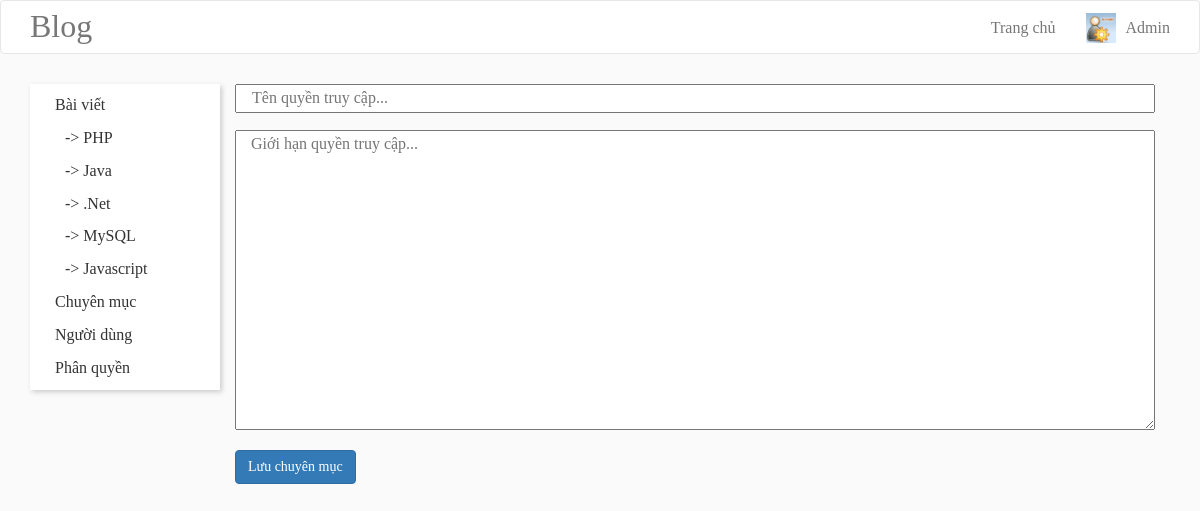
The page /admin/addlevel.php on the database its author committed.
### tables this page shows
CREATE TABLE `category` (
  `categoryID` int(11) NOT NULL,
  `categoryName` text,
  `categoryParent` int(11) DEFAULT NULL,
  `memberEditCategory` int(11) NOT NULL,
  `datetimeEditCategory` datetime NOT NULL
);

### models/query.php (called while the page is built, shortened)
<?php
	class Category
	{
		public function getCategory() {
			$sql = mysql_query(
				"SELECT *
				FROM category
				where categoryParent = 0") or die("Error query");
			if (mysql_num_rows($sql) > 0) {
				while ($row = mysql_fetch_array($sql)) {
					$arr[] = array(
						'categoryID'=>$row['categoryID'],
						'categoryName'=>$row['categoryName'],
						'categoryParent'=>$row['categoryParent'],
						'memberEditCategory'=>$row['memberEditCategory'],
						'datetimeEditCategory'=>$row['datetimeEditCategory']
						);
				}
			}
			else {
				echo $arr = "";
			}
			return $arr;
		}
	}

### admin/addlevel.php (the view, shortened to what this page needs)
<?php
	include "../models/query.php";
	$category = new SQL\Category();
	$listCategory = $category->getCategory();
?>
<!DOCTYPE html>
<html>
<head>
	<link rel="stylesheet" href="https://maxcdn.bootstrapcdn.com/bootstrap/3.3.6/css/bootstrap.min.css">
	<link rel="stylesheet" href="../css/font-awesome.min.css">
	<link rel="stylesheet" type="text/css" href="../css/stylewrite.css">
</head>
<body>
	<header>
		<nav id="navbar-example" class="navbar navbar-default navbar-static">
			<div class="container">
				<div class="navbar-header">
					<a class="navbar-brand logo" href="../index.php">Blog</a>
				</div>
				<div class="collapse navbar-collapse bs-example-js-navbar-collapse">
					<ul class="nav navbar-nav navbar-right">
						<li><a class="nav navbar-brand navbar-right" href="home.php">Trang chủ</a></li>
						<li>
							<a class="nav navbar-brand navbar-right" href="#">
								<img src="../images/members/admin-account-dnn7.png">
								Admin
							</a>
						</li>
					</ul>
				</div>
			</div>
		</nav>
	</header>
	<div class="content">
		<div class="container">
			<div class="col-sm-2">
				<ul>
					<li><a href="home.php">Bài viết</a>
						<ul>
							<?php
								foreach ($listCategory as $key => $value) {
							?>
							<li>-> <a href="sitetab.php?name=<?php echo $value['categoryName']; ?>"><?php echo $value['categoryName']; ?></a></li>
							<?php
								}
							?>
						</ul>
					</li>
					<li><a href="category.php">Chuyên mục</a></li>
					<li><a href="member.php">Người dùng</a></li>
					<li><a href="level.php">Phân quyền</a></li>
				</ul>
			</div>
			<div class="col-sm-10">
				<form method="post" action="" enctype="multipart/form-data">
					<div class="category">
						<input class="col-sm-12" type="text" name="level" value="" placeholder="Tên quyền truy cập...">
						<br/><br/>
						<textarea class="col-sm-12" name="access" placeholder="Giới hạn quyền truy cập..."></textarea>
					</div>
					<div class="bottom">
						<button class="btn btn-primary" name="save" onclick='return confirm("Bạn chắc chắn muốn lưu chuyên mục này?")'>Lưu chuyên mục</button>
					</div>
				</form>
			</div>
		</div>
	</div>
</body>
</html>

### css/stylewrite.css (style rules this page uses)
body { font-family: Georgia, Lucida Console; font-size: 16px; background-color: #fafafa; }
.navbar-default { background-color: #fff; }
.navbar-header { width: 300px; float: left; }
.logo { font-family: Lucida Console; font-size: 32px; }
.collapse ul li { font-family: Georgia; font-size: 16px; margin-left: 30px; margin-top: 10px; }
.collapse ul li a { margin-top: -8px; font-family: Georgia; font-size: 16px; float: left; position: relative; }
.collapse ul li a img { width: 30px; height: 30px; float: left; margin-top: -5px; margin-right: 10px; }
.content { margin-top: -40px; }
.col-sm-2 { box-shadow: 2px 2px 5px #ccc; background-color: #fff; }
.col-sm-2 ul li { list-style: none; margin-left: -30px; padding-top: 10px; }
.col-sm-2 ul li a { color: #333; margin-top: 10px; }
.content textarea { height: 300px; }
.content { padding-top: 50px; }
.bottom { margin-top: 20px; }
.bottom button { margin-top: 20px; margin-right: 10px; }

### rows shown on the page
category: categoryName "PHP"
category: categoryName "Java"
category: categoryName ".Net"
category: categoryName "MySQL"
category: categoryName "Javascript"
